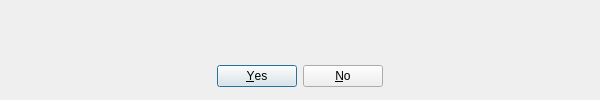
<?xml version="1.0" encoding="UTF-8"?>
<ui version="4.0">
 <class>CGameRequestPopup</class>
 <widget class="QDialog" name="CGameRequestPopup">
  <property name="geometry">
   <rect>
    <x>0</x>
    <y>0</y>
    <width>600</width>
    <height>100</height>
   </rect>
  </property>
  <property name="minimumSize">
   <size>
    <width>600</width>
    <height>100</height>
   </size>
  </property>
  <property name="maximumSize">
   <size>
    <width>600</width>
    <height>100</height>
   </size>
  </property>
  <property name="windowTitle">
   <string>Dialog</string>
  </property>
  <widget class="QDialogButtonBox" name="buttonBox">
   <property name="geometry">
    <rect>
     <x>200</x>
     <y>60</y>
     <width>200</width>
     <height>32</height>
    </rect>
   </property>
   <property name="orientation">
    <enum>Qt::Horizontal</enum>
   </property>
   <property name="standardButtons">
    <set>QDialogButtonBox::No|QDialogButtonBox::Yes</set>
   </property>
   <property name="centerButtons">
    <bool>true</bool>
   </property>
  </widget>
  <widget class="QLabel" name="lB_Text">
   <property name="geometry">
    <rect>
     <x>40</x>
     <y>20</y>
     <width>721</width>
     <height>31</height>
    </rect>
   </property>
   <property name="text">
    <string/>
   </property>
  </widget>
 </widget>
 <resources/>
 <connections>
  <connection>
   <sender>buttonBox</sender>
   <signal>accepted()</signal>
   <receiver>CGameRequestPopup</receiver>
   <slot>accept()</slot>
   <hints>
    <hint type="sourcelabel">
     <x>248</x>
     <y>254</y>
    </hint>
    <hint type="destinationlabel">
     <x>157</x>
     <y>274</y>
    </hint>
   </hints>
  </connection>
  <connection>
   <sender>buttonBox</sender>
   <signal>rejected()</signal>
   <receiver>CGameRequestPopup</receiver>
   <slot>reject()</slot>
   <hints>
    <hint type="sourcelabel">
     <x>316</x>
     <y>260</y>
    </hint>
    <hint type="destinationlabel">
     <x>286</x>
     <y>274</y>
    </hint>
   </hints>
  </connection>
 </connections>
</ui>
